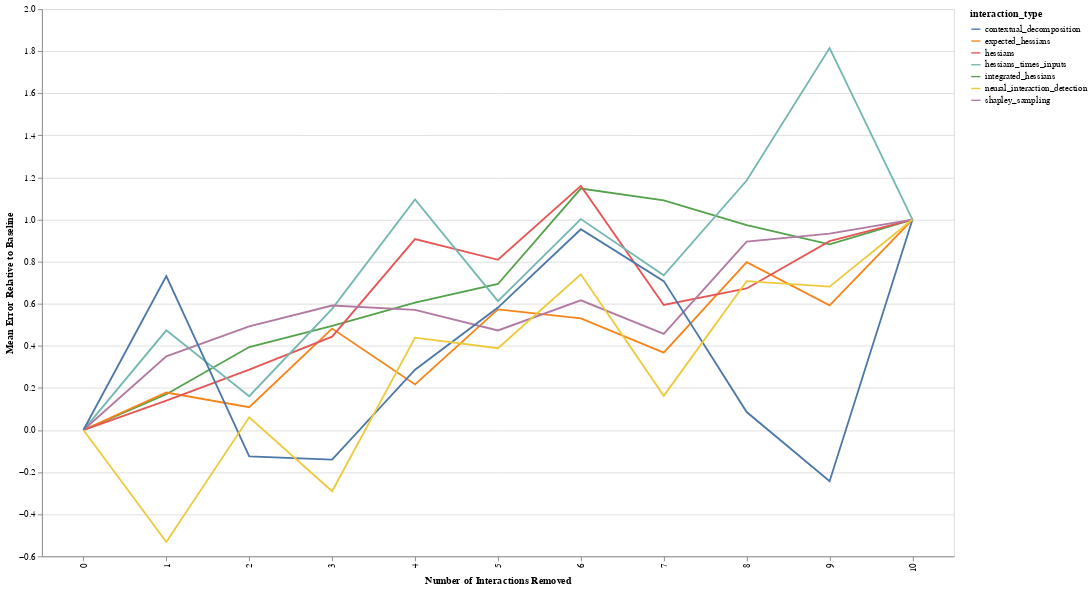

Notebook code cell kept with this figure:
### Code cell
line = alt.Chart(df_total, width=1000, height=600).mark_line().encode(
    x=alt.X('num_interactions_removed:O', title='Number of Interactions Removed'),
    y=alt.Y('mean_perf:Q', title='Mean Error Relative to Baseline'),
    color=alt.Color('interaction_type:N')
)
band = alt.Chart(df_total).transform_calculate(
    ymin="datum.mean_perf - datum.sd_perf",
    ymax="datum.mean_perf + datum.sd_perf"
).mark_errorbar().encode(
    x=alt.X('num_interactions_removed:O'),
    y="ymin:Q",
    y2="ymax:Q",
    color=alt.Color('interaction_type:N')
)
line

### Figure 1 — Vega-Lite specification as saved in the notebook (floating-point values rounded to 4 significant figures)
{"config": {"view": {"continuousWidth": 400, "continuousHeight": 300}}, "data": {"name": "data-c288bc1b0c3fdcd4d5d6db302593c944"}, "mark": "line", "encoding": {"color": {"type": "nominal", "field": "interaction_type"}, "x": {"type": "ordinal", "field": "num_interactions_removed", "title": "Number of Interactions Removed"}, "y": {"type": "quantitative", "field": "mean_perf", "title": "Mean Error Relative to Baseline"}}, "height": 600, "width": 1000, "$schema": "https://vega.github.io/schema/vega-lite/v4.0.2.json", "datasets": {"data-c288bc1b0c3fdcd4d5d6db302593c944": [{"Unnamed: 0": 0, "interaction_type": "integrated_hessians", "mean_perf": 0.0, "sd_perf": -0.5788, "cumulative_pairs": "()", "num_interactions_removed": 0}, {"Unnamed: 0": 1, "interaction_type": "integrated_hessians", "mean_perf": 0.1699, "sd_perf": -0.4408, "cumulative_pairs": "(0, 2)", "num_interactions_removed": 1}, {"Unnamed: 0": 2, "interaction_type": "integrated_hessians", "mean_perf": 0.3942, "sd_perf": -0.6087, "cumulative_pairs": "(2, 4)", "num_interactions_removed": 2}, {"Unnamed: 0": 3, "interaction_type": "integrated_hessians", "mean_perf": 0.495, "sd_perf": -0.689, "cumulative_pairs": "(0, 3)", "num_interactions_removed": 3}, {"Unnamed: 0": 4, "interaction_type": "integrated_hessians", "mean_perf": 0.6055, "sd_perf": -0.3762, "cumulative_pairs": "(2, 3)", "num_interactions_removed": 4}, {"Unnamed: 0": 5, "interaction_type": "integrated_hessians", "mean_perf": 0.694, "sd_perf": -0.3697, "cumulative_pairs": "(0, 1)", "num_interactions_removed": 5}, {"Unnamed: 0": 6, "interaction_type": "integrated_hessians", "mean_perf": 1.148, "sd_perf": 0.04448, "cumulative_pairs": "(0, 4)", "num_interactions_removed": 6}, {"Unnamed: 0": 7, "interaction_type": "integrated_hessians", "mean_perf": 1.091, "sd_perf": 0.06255, "cumulative_pairs": "(1, 4)", "num_interactions_removed": 7}, {"Unnamed: 0": 8, "interaction_type": "integrated_hessians", "mean_perf": 0.9733, "sd_perf": -0.1238, "cumulative_pairs": "(1, 2)", "num_interactions_removed": 8}, {"Unnamed: 0": 9, "interaction_type": "integrated_hessians", "mean_perf": 0.8826, "sd_perf": -0.2003, "cumulative_pairs": "(3, 4)", "num_interactions_removed": 9}, {"Unnamed: 0": 10, "interaction_type": "integrated_hessians", "mean_perf": 1.0, "sd_perf": -0.1349, "cumulative_pairs": "(1, 3)", "num_interactions_removed": 10}, {"Unnamed: 0": 0, "interaction_type": "expected_hessians", "mean_perf": 0.0, "sd_perf": -0.4672, "cumulative_pairs": "()", "num_interactions_removed": 0}, {"Unnamed: 0": 1, "interaction_type": "expected_hessians", "mean_perf": 0.1784, "sd_perf": -0.2693, "cumulative_pairs": "(0, 2)", "num_interactions_removed": 1}, {"Unnamed: 0": 2, "interaction_type": "expected_hessians", "mean_perf": 0.1086, "sd_perf": -0.5027, "cumulative_pairs": "(2, 4)", "num_interactions_removed": 2}, {"Unnamed: 0": 3, "interaction_type": "expected_hessians", "mean_perf": 0.4821, "sd_perf": -0.2815, "cumulative_pairs": "(0, 3)", "num_interactions_removed": 3}, {"Unnamed: 0": 4, "interaction_type": "expected_hessians", "mean_perf": 0.2168, "sd_perf": -0.4749, "cumulative_pairs": "(2, 3)", "num_interactions_removed": 4}, {"Unnamed: 0": 5, "interaction_type": "expected_hessians", "mean_perf": 0.5735, "sd_perf": -0.3453, "cumulative_pairs": "(1, 4)", "num_interactions_removed": 5}, {"Unnamed: 0": 6, "interaction_type": "expected_hessians", "mean_perf": 0.5304, "sd_perf": -0.4072, "cumulative_pairs": "(1, 2)", "num_interactions_removed": 6}, {"Unnamed: 0": 7, "interaction_type": "expected_hessians", "mean_perf": 0.3674, "sd_perf": -0.4757, "cumulative_pairs": "(3, 4)", "num_interactions_removed": 7}, {"Unnamed: 0": 8, "interaction_type": "expected_hessians", "mean_perf": 0.798, "sd_perf": -0.3097, "cumulative_pairs": "(0, 4)", "num_interactions_removed": 8}, {"Unnamed: 0": 9, "interaction_type": "expected_hessians", "mean_perf": 0.5928, "sd_perf": -0.3463, "cumulative_pairs": "(1, 3)", "num_interactions_removed": 9}, {"Unnamed: 0": 10, "interaction_type": "expected_hessians", "mean_perf": 1.0, "sd_perf": -0.2531, "cumulative_pairs": "(0, 1)", "num_interactions_removed": 10}, {"Unnamed: 0": 0, "interaction_type": "hessians", "mean_perf": 0.0, "sd_perf": -0.7807, "cumulative_pairs": "()", "num_interactions_removed": 0}, {"Unnamed: 0": 1, "interaction_type": "hessians", "mean_perf": 0.1397, "sd_perf": -0.2861, "cumulative_pairs": "(0, 2)", "num_interactions_removed": 1}, {"Unnamed: 0": 2, "interaction_type": "hessians", "mean_perf": 0.2866, "sd_perf": -0.5234, "cumulative_pairs": "(2, 4)", "num_interactions_removed": 2}, {"Unnamed: 0": 3, "interaction_type": "hessians", "mean_perf": 0.4439, "sd_perf": -0.5514, "cumulative_pairs": "(2, 3)", "num_interactions_removed": 3}, {"Unnamed: 0": 4, "interaction_type": "hessians", "mean_perf": 0.9073, "sd_perf": -0.2404, "cumulative_pairs": "(0, 3)", "num_interactions_removed": 4}, {"Unnamed: 0": 5, "interaction_type": "hessians", "mean_perf": 0.809, "sd_perf": -0.3096, "cumulative_pairs": "(0, 4)", "num_interactions_removed": 5}, {"Unnamed: 0": 6, "interaction_type": "hessians", "mean_perf": 1.16, "sd_perf": -0.4979, "cumulative_pairs": "(1, 2)", "num_interactions_removed": 6}, {"Unnamed: 0": 7, "interaction_type": "hessians", "mean_perf": 0.5941, "sd_perf": -0.313, "cumulative_pairs": "(0, 1)", "num_interactions_removed": 7}, {"Unnamed: 0": 8, "interaction_type": "hessians", "mean_perf": 0.6728, "sd_perf": -0.5054, "cumulative_pairs": "(3, 4)", "num_interactions_removed": 8}, {"Unnamed: 0": 9, "interaction_type": "hessians", "mean_perf": 0.8977, "sd_perf": -0.2678, "cumulative_pairs": "(1, 3)", "num_interactions_removed": 9}, {"Unnamed: 0": 10, "interaction_type": "hessians", "mean_perf": 1.0, "sd_perf": -0.2976, "cumulative_pairs": "(1, 4)", "num_interactions_removed": 10}, {"Unnamed: 0": 0, "interaction_type": "hessians_times_inputs", "mean_perf": 0.0, "sd_perf": -0.7406, "cumulative_pairs": "()", "num_interactions_removed": 0}, {"Unnamed: 0": 1, "interaction_type": "hessians_times_inputs", "mean_perf": 0.4739, "sd_perf": -0.6758, "cumulative_pairs": "(0, 2)", "num_interactions_removed": 1}, {"Unnamed: 0": 2, "interaction_type": "hessians_times_inputs", "mean_perf": 0.1607, "sd_perf": -0.8054, "cumulative_pairs": "(2, 4)", "num_interactions_removed": 2}, {"Unnamed: 0": 3, "interaction_type": "hessians_times_inputs", "mean_perf": 0.5758, "sd_perf": -0.6872, "cumulative_pairs": "(2, 3)", "num_interactions_removed": 3}, {"Unnamed: 0": 4, "interaction_type": "hessians_times_inputs", "mean_perf": 1.096, "sd_perf": -0.8551, "cumulative_pairs": "(1, 2)", "num_interactions_removed": 4}, {"Unnamed: 0": 5, "interaction_type": "hessians_times_inputs", "mean_perf": 0.6129, "sd_perf": -0.5835, "cumulative_pairs": "(0, 1)", "num_interactions_removed": 5}, {"Unnamed: 0": 6, "interaction_type": "hessians_times_inputs", "mean_perf": 1.002, "sd_perf": -0.3677, "cumulative_pairs": "(0, 4)", "num_interactions_removed": 6}, {"Unnamed: 0": 7, "interaction_type": "hessians_times_inputs", "mean_perf": 0.7353, "sd_perf": -0.6729, "cumulative_pairs": "(1, 4)", "num_interactions_removed": 7}, {"Unnamed: 0": 8, "interaction_type": "hessians_times_inputs", "mean_perf": 1.185, "sd_perf": -0.4589, "cumulative_pairs": "(0, 3)", "num_interactions_removed": 8}, {"Unnamed: 0": 9, "interaction_type": "hessians_times_inputs", "mean_perf": 1.815, "sd_perf": -0.3942, "cumulative_pairs": "(1, 3)", "num_interactions_removed": 9}, {"Unnamed: 0": 10, "interaction_type": "hessians_times_inputs", "mean_perf": 1.0, "sd_perf": -0.452, "cumulative_pairs": "(3, 4)", "num_interactions_removed": 10}, {"Unnamed: 0": 0, "interaction_type": "shapley_sampling", "mean_perf": 0.0, "sd_perf": -0.5215, "cumulative_pairs": "()", "num_interactions_removed": 0}, {"Unnamed: 0": 1, "interaction_type": "shapley_sampling", "mean_perf": 0.3498, "sd_perf": -0.4382, "cumulative_pairs": "(0, 2)", "num_interactions_removed": 1}, {"Unnamed: 0": 2, "interaction_type": "shapley_sampling", "mean_perf": 0.4923, "sd_perf": -0.2792, "cumulative_pairs": "(0, 3)", "num_interactions_removed": 2}, {"Unnamed: 0": 3, "interaction_type": "shapley_sampling", "mean_perf": 0.5916, "sd_perf": -0.4002, "cumulative_pairs": "(2, 4)", "num_interactions_removed": 3}, {"Unnamed: 0": 4, "interaction_type": "shapley_sampling", "mean_perf": 0.5711, "sd_perf": -0.253, "cumulative_pairs": "(2, 3)", "num_interactions_removed": 4}, {"Unnamed: 0": 5, "interaction_type": "shapley_sampling", "mean_perf": 0.4732, "sd_perf": -0.5391, "cumulative_pairs": "(1, 4)", "num_interactions_removed": 5}, {"Unnamed: 0": 6, "interaction_type": "shapley_sampling", "mean_perf": 0.6162, "sd_perf": -0.2644, "cumulative_pairs": "(0, 4)", "num_interactions_removed": 6}, {"Unnamed: 0": 7, "interaction_type": "shapley_sampling", "mean_perf": 0.4568, "sd_perf": -0.3419, "cumulative_pairs": "(1, 3)", "num_interactions_removed": 7}, {"Unnamed: 0": 8, "interaction_type": "shapley_sampling", "mean_perf": 0.895, "sd_perf": -0.4857, "cumulative_pairs": "(3, 4)", "num_interactions_removed": 8}, {"Unnamed: 0": 9, "interaction_type": "shapley_sampling", "mean_perf": 0.9334, "sd_perf": -0.4183, "cumulative_pairs": "(1, 2)", "num_interactions_removed": 9}, {"Unnamed: 0": 10, "interaction_type": "shapley_sampling", "mean_perf": 1.0, "sd_perf": -0.4928, "cumulative_pairs": "(0, 1)", "num_interactions_removed": 10}, {"Unnamed: 0": 0, "interaction_type": "contextual_decomposition", "mean_perf": 0.0, "sd_perf": -1.02, "cumulative_pairs": "()", "num_interactions_removed": 0}, {"Unnamed: 0": 1, "interaction_type": "contextual_decomposition", "mean_perf": 0.7314, "sd_perf": -0.7206, "cumulative_pairs": "(0, 2)", "num_interactions_removed": 1}, {"Unnamed: 0": 2, "interaction_type": "contextual_decomposition", "mean_perf": -0.1249, "sd_perf": -0.7713, "cumulative_pairs": "(2, 3)", "num_interactions_removed": 2}, {"Unnamed: 0": 3, "interaction_type": "contextual_decomposition", "mean_perf": -0.1407, "sd_perf": -1.019, "cumulative_pairs": "(3, 4)", "num_interactions_removed": 3}, {"Unnamed: 0": 4, "interaction_type": "contextual_decomposition", "mean_perf": 0.2867, "sd_perf": -0.8076, "cumulative_pairs": "(1, 2)", "num_interactions_removed": 4}, {"Unnamed: 0": 5, "interaction_type": "contextual_decomposition", "mean_perf": 0.5819, "sd_perf": -0.4457, "cumulative_pairs": "(1, 3)", "num_interactions_removed": 5}, {"Unnamed: 0": 6, "interaction_type": "contextual_decomposition", "mean_perf": 0.9541, "sd_perf": -0.6521, "cumulative_pairs": "(0, 3)", "num_interactions_removed": 6}, {"Unnamed: 0": 7, "interaction_type": "contextual_decomposition", "mean_perf": 0.7075, "sd_perf": -0.4358, "cumulative_pairs": "(1, 4)", "num_interactions_removed": 7}, {"Unnamed: 0": 8, "interaction_type": "contextual_decomposition", "mean_perf": 0.08556, "sd_perf": -1.05, "cumulative_pairs": "(0, 4)", "num_interactions_removed": 8}, {"Unnamed: 0": 9, "interaction_type": "contextual_decomposition", "mean_perf": -0.2432, "sd_perf": -1.192, "cumulative_pairs": "(0, 1)", "num_interactions_removed": 9}, {"Unnamed: 0": 10, "interaction_type": "contextual_decomposition", "mean_perf": 1.0, "sd_perf": -0.9955, "cumulative_pairs": "(2, 4)", "num_interactions_removed": 10}, {"Unnamed: 0": 0, "interaction_type": "neural_interaction_detection", "mean_perf": 0.0, "sd_perf": -1.874, "cumulative_pairs": "()", "num_interactions_removed": 0}, {"Unnamed: 0": 1, "interaction_type": "neural_interaction_detection", "mean_perf": -0.5321, "sd_perf": -1.952, "cumulative_pairs": "(0, 2)", "num_interactions_removed": 1}, {"Unnamed: 0": 2, "interaction_type": "neural_interaction_detection", "mean_perf": 0.06033, "sd_perf": -1.698, "cumulative_pairs": "(2, 3)", "num_interactions_removed": 2}, {"Unnamed: 0": 3, "interaction_type": "neural_interaction_detection", "mean_perf": -0.291, "sd_perf": -1.961, "cumulative_pairs": "(0, 1)", "num_interactions_removed": 3}, {"Unnamed: 0": 4, "interaction_type": "neural_interaction_detection", "mean_perf": 0.4392, "sd_perf": -1.97, "cumulative_pairs": "(2, 4)", "num_interactions_removed": 4}, {"Unnamed: 0": 5, "interaction_type": "neural_interaction_detection", "mean_perf": 0.3888, "sd_perf": -2.058, "cumulative_pairs": "(1, 2)", "num_interactions_removed": 5}, {"Unnamed: 0": 6, "interaction_type": "neural_interaction_detection", "mean_perf": 0.7398, "sd_perf": -2.47, "cumulative_pairs": "(0, 3)", "num_interactions_removed": 6}, {"Unnamed: 0": 7, "interaction_type": "neural_interaction_detection", "mean_perf": 0.1624, "sd_perf": -2.006, "cumulative_pairs": "(1, 3)", "num_interactions_removed": 7}, {"Unnamed: 0": 8, "interaction_type": "neural_interaction_detection", "mean_perf": 0.7074, "sd_perf": -2.28, "cumulative_pairs": "(0, 4)", "num_interactions_removed": 8}, {"Unnamed: 0": 9, "interaction_type": "neural_interaction_detection", "mean_perf": 0.6813, "sd_perf": -2.095, "cumulative_pairs": "(3, 4)", "num_interactions_removed": 9}, {"Unnamed: 0": 10, "interaction_type": "neural_interaction_detection", "mean_perf": 1.0, "sd_perf": -2.383, "cumulative_pairs": "(1, 4)", "num_interactions_removed": 10}]}}
